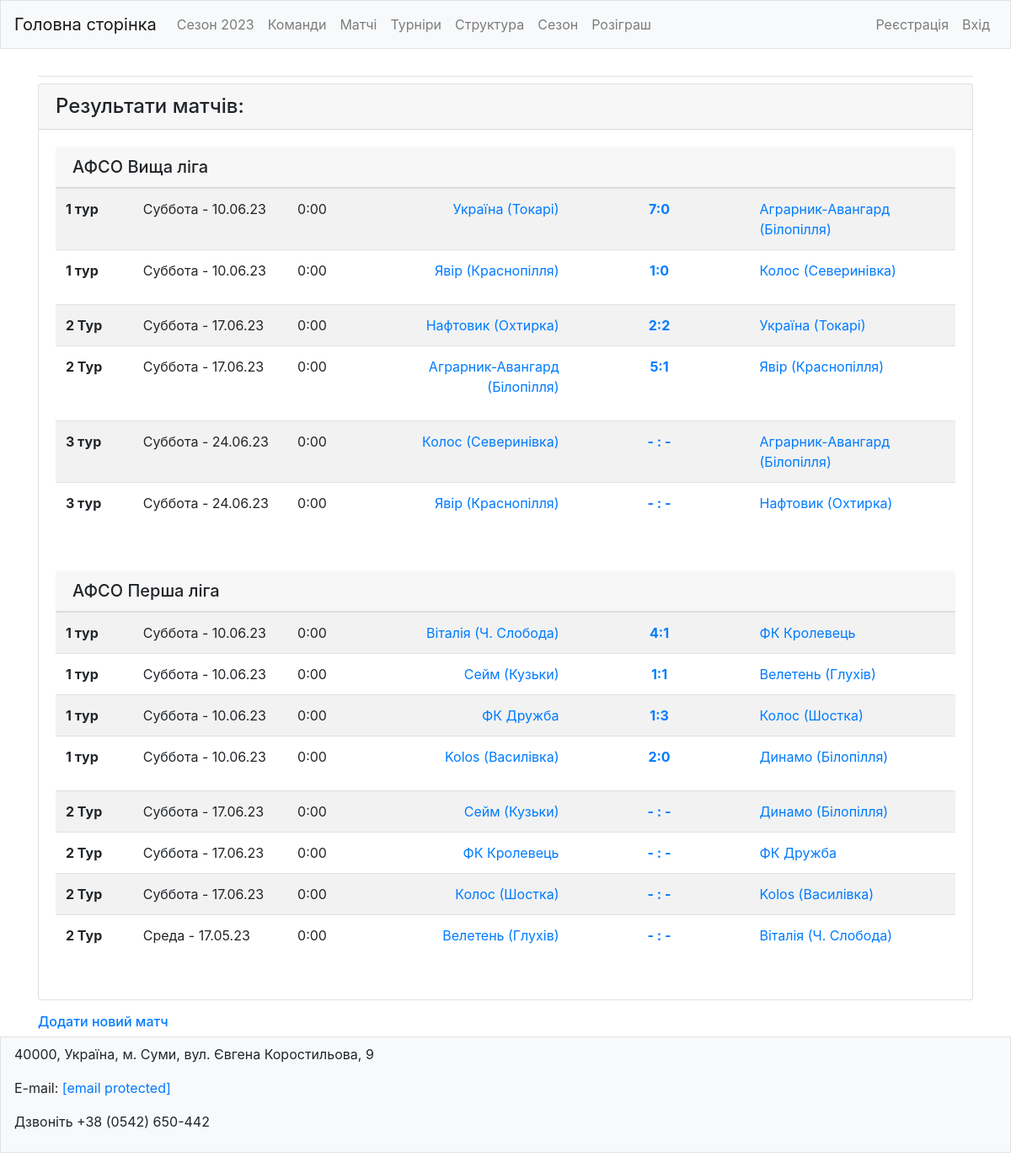
The page /matches/ on the database its author committed.
### footballs/models.py (models this page shows, shortened)
class Tournaments(models.Model):
    tournament_slug = models.SlugField(max_length=250, unique=True, db_index=True, verbose_name="Slug")
    name = models.CharField(max_length=150, verbose_name="Назва турніру", unique=True)
    full_name = models.CharField(max_length=350, verbose_name="Повна назва турніру")
    region = models.ForeignKey(Regions, on_delete=models.DO_NOTHING, verbose_name="Область")
    description = models.TextField(blank=True, verbose_name="Опис")
    link = models.URLField(blank=True, verbose_name="посилання на офіційний сайт")
    logotype = models.ImageField(upload_to='footballs/static/footballs/img/logo_tournaments/', verbose_name="Логотип",
                                 blank=True, default='footballs/static/footballs/img/logo_teams/Снимок.PNG')
    date_create = models.DateTimeField(auto_now_add=True)
    date_update = models.DateTimeField(auto_now=True)
    objects = models.Manager
    class Meta:
        verbose_name = "Турнір"
        verbose_name_plural = "Турніри"

class Matches(models.Model):
    STATUS_MATCH = (
        ('not_played', 'Не зіграно'),
        ('played', 'Зіграно'),
        ('tech_defeat', 'Тех. поразка'),
    )
    match_date = models.DateField(blank=True, default='01.01.2023', verbose_name="Дата")
    match_time = models.TimeField(blank=True, default='00:00', verbose_name="Час")
    tournament = models.ForeignKey(Tournaments, on_delete=models.DO_NOTHING, related_name='tournaments',
                                      verbose_name="Турнір")
    host_team = models.ForeignKey(Teams, on_delete=models.DO_NOTHING, related_name="teams_home",
                                     verbose_name="Команда господар")
    visiting_team = models.ForeignKey(Teams, on_delete=models.DO_NOTHING, related_name="teams_guests",
                                         verbose_name="Команда гостей")
    host_team_goals = models.IntegerField(null=True, blank=True, verbose_name="Забити голи - господарі",
                                          validators=[MinValueValidator(0),
                                                      MaxValueValidator(99)])
    visiting_team_goals = models.IntegerField(null=True, blank=True, verbose_name="Забити голи - гості",
                                              validators=[MinValueValidator(0),
                                                          MaxValueValidator(99)])
    status = models.CharField(max_length=11, choices=STATUS_MATCH, blank=True, default='not_played',
                              verbose_name="Статус")
    round = models.ForeignKey(Rounds, on_delete=models.DO_NOTHING, related_name='tur', verbose_name="Тур")
    date_create = models.DateTimeField(auto_now_add=True)
    date_update = models.DateTimeField(auto_now=True)
    class Meta:
        verbose_name = "Матчі"
        verbose_name_plural = "Матчі"

### footballs/views.py (the view)
# urls.py: path('matches/', views.matches, name='matches'),
def matches(request):
    matches = Matches.objects.values(
        'id',
        'tournament__name',
        'tournament__id',
        'round__round',
        'round__id',
        'match_date',
        'match_time',
        'host_team__team',
        'host_team__team_slug',
        'host_team__id',
        'host_team__logotype',
        'host_team_goals',
        'visiting_team_goals',
        'visiting_team__team',
        'visiting_team__team_slug',
        'visiting_team__id',
        'visiting_team__logotype',
        'status'
    ).order_by('-match_date', 'match_time')
    tournaments_name = set()  # Визначає всі турніри сесону
    for i in matches:
        tournaments_name.add(i['tournament__name'])
    rounds = set()  # Визначає всі тури сесону
    for i in matches:
        rounds.add(i['round__round'])
    context = {
        'title': "Матчі сезону",
        'matches': matches,
        'tournaments_name': sorted(tournaments_name),
        'rounds': sorted(rounds),
        'button': False,       # Видимість кнопки "Редагувати матч"
        'round_title': False,  # Видимість "Назви туру" в заголовку
        'round_match': True,   # Видимість "Назви туру" в матчі
        'league_title': True,  # Видимість "Назви турніру"
        'league_match': False, # Видимість "Назви турніру" в матчі
    }
    return render(request, 'footballs/matches.html', context)

### footballs/templates/footballs/matches.html (shortened to what this page needs)
{% extends 'base.html'%}
{% block content %}
{% include 'footballs/includes/match_list_1.html' %}
  <h6><a href="{% url 'footballs:new_match' %}">Додати новий матч</a></h6>
{% endblock content %}

### footballs/templates/footballs/includes/match_list_1.html (shortened to what this page needs)
<div class="card mb-3">
  <h4 class="card-header">Результати матчів:</h4>
  {% for tournament in tournaments_name %}
    <div class="card-body">
      <article class="game-feed match-center" id="matchCenterBlock">
          {% if league_title %}<h5 class="card-header">{{ tournament }}</h5>{% endif %}
          {% for round in rounds %}
              <table class="table table-striped table-hover">
                {% for match in matches %}
                  {% if tournament == match.tournament__name and round == match.round__round %}
                    <tr id="match_id {{ match.id }}">
                      {% if round_match %}
                          <td class="round" width="60">
                            <strong>{{ match.round__round }}</strong>
                          </td>
                      {% endif %}
                        <td class="day-date" width="120">
                          {{ match.match_date|date:'l - d.m.y' }}
                        </td>
                        <td class="time" width="30">
                          {{ match.match_time|time:"G:i" }}
                        </td>
                        <td class="left-team" width="160" align="right">
                          <a href="{% url 'footballs:team' match.host_team__team_slug %}">
                            {{ match.host_team__team }}
                          </a>
                        </td>
                        <td class="left-logo" width="40" align="center">
                        </td>
		                <td class="score" width="60" align="center" >
                          <div class="score-holder">
                            <a href="{% url 'footballs:match' match.id %}">
                              {% if match.host_team_goals == None %}
                                <strong>- : -</strong>
                              {% else %}
                                <strong>{{ match.host_team_goals }}:{{ match.visiting_team_goals }}</strong>
                              {% endif %}
                            </a>
                          </div>
                        </td>
                        <td class="left-logo" width="40"  align="center">
                        </td>
                        <td class="right-team" width="160">
                          <a href="{% url 'footballs:team' match.visiting_team__team_slug %}">
                            {{ match.visiting_team__team }}
                          </a>
                        </td>
                    </tr>
                  {% endif %}
                {% endfor %}
              </table>
          {% endfor %}
       </article> <div class='separator'></div>
    </div>
  {% endfor %}
</div>

### templates/base.html (style rules this page uses)
a { text-decoration: none }

### rows shown on the page
Tournaments: name "АФСО Вища ліга"
Matches: round__round "1 тур", match_date "Суббота - 10.06.23", match_time "0:00", host_team__team "Україна (Токарі)", host_team_goals "7", visiting_team_goals "0", visiting_team__team "Аграрник-Авангард (Білопілля)"
Matches: round__round "1 тур", match_date "Суббота - 10.06.23", match_time "0:00", host_team__team "Явір (Краснопілля)", host_team_goals "1", visiting_team_goals "0", visiting_team__team "Колос (Северинівка)"
Matches: round__round "2 Тур", match_date "Суббота - 17.06.23", match_time "0:00", host_team__team "Нафтовик (Охтирка)", host_team_goals "2", visiting_team_goals "2", visiting_team__team "Україна (Токарі)"
Matches: round__round "2 Тур", match_date "Суббота - 17.06.23", match_time "0:00", host_team__team "Аграрник-Авангард (Білопілля)", host_team_goals "5", visiting_team_goals "1", visiting_team__team "Явір (Краснопілля)"
Matches: round__round "3 тур", match_date "Суббота - 24.06.23", match_time "0:00", host_team__team "Колос (Северинівка)", visiting_team__team "Аграрник-Авангард (Білопілля)"
Matches: round__round "3 тур", match_date "Суббота - 24.06.23", match_time "0:00", host_team__team "Явір (Краснопілля)", visiting_team__team "Нафтовик (Охтирка)"
Tournaments: name "АФСО Перша ліга"
Matches: round__round "1 тур", match_date "Суббота - 10.06.23", match_time "0:00", host_team__team "Віталія (Ч. Слобода)", host_team_goals "4", visiting_team_goals "1", visiting_team__team "ФК Кролевець"
Matches: round__round "1 тур", match_date "Суббота - 10.06.23", match_time "0:00", host_team__team "Сейм (Кузьки)", host_team_goals "1", visiting_team_goals "1", visiting_team__team "Велетень (Глухів)"
Matches: round__round "1 тур", match_date "Суббота - 10.06.23", match_time "0:00", host_team__team "ФК Дружба", host_team_goals "1", visiting_team_goals "3", visiting_team__team "Колос (Шостка)"
Matches: round__round "1 тур", match_date "Суббота - 10.06.23", match_time "0:00", host_team__team "Kolos (Василівка)", host_team_goals "2", visiting_team_goals "0", visiting_team__team "Динамо (Білопілля)"
Matches: round__round "2 Тур", match_date "Суббота - 17.06.23", match_time "0:00", host_team__team "Сейм (Кузьки)", visiting_team__team "Динамо (Білопілля)"
Matches: round__round "2 Тур", match_date "Суббота - 17.06.23", match_time "0:00", host_team__team "ФК Кролевець", visiting_team__team "ФК Дружба"
Matches: round__round "2 Тур", match_date "Суббота - 17.06.23", match_time "0:00", host_team__team "Колос (Шостка)", visiting_team__team "Kolos (Василівка)"
Matches: round__round "2 Тур", match_date "Среда - 17.05.23", match_time "0:00", host_team__team "Велетень (Глухів)", visiting_team__team "Віталія (Ч. Слобода)"
